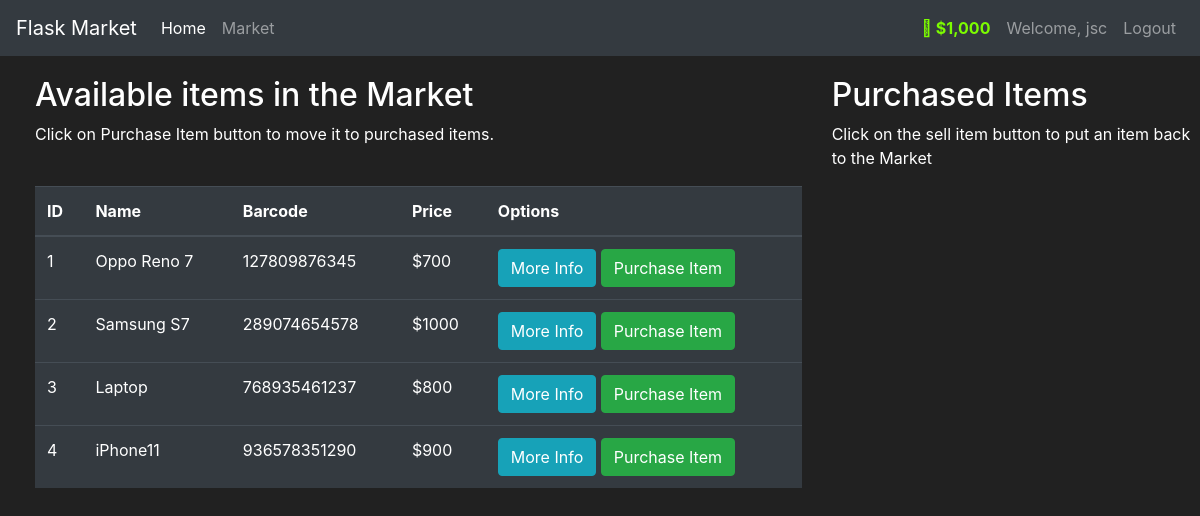
The app's page /market (signed in) with its own data.
### market/models.py (models this page shows, shortened)
class User(db.Model, UserMixin):
    id = db.Column(db.Integer(), primary_key=True)
    username = db.Column(db.String(length=30), nullable=False, unique=True)
    email_address = db.Column(db.String(length=30), nullable=False, unique=True)
    password_hash = db.Column(db.String(length=60), nullable=False)
    budget = db.Column(db.Integer(), nullable=False, default=1000)
    items = db.relationship('Item', backref="owned_user", lazy=True)
    @property
    def prettier_budget(self):
        if len(str(self.budget)) >= 4:
            return f"${str(self.budget)[:-3]},{str(self.budget)[-3:]}"
        else:
            return f"${self.budget}"
    @property
    def password(self):
        return self.password

class Item(db.Model):
    id = db.Column(db.Integer(), primary_key=True)
    name = db.Column(db.String(length=30), nullable=False, unique=True)
    price = db.Column(db.Integer(), nullable=False)
    barcode = db.Column(db.String(length=12), nullable=False, unique=True)
    description = db.Column(db.String(length=1024), nullable=False, unique=True)
    owner = db.Column(db.Integer(), db.ForeignKey('user.id'))

### market/routes.py (the view, shortened to what this page needs)
@app.route("/market", methods=['GET', 'POST'])
@login_required
def market_page():
    purchase_form = PurchaseItemForm()
    selling_form = SellItemForm()
    if request.method == "GET":
        items = Item.query.filter_by(owner=None)
        owned_items = Item.query.filter_by(owner=current_user.id)
        return render_template('market.html', items=items, purchase_form=purchase_form, owned_items=owned_items, selling_form=selling_form)

### market/models.py (called while the page is built)
@login_manager.user_loader
def load_user(user_id):
    return User.query.get(int(user_id))

### market/templates/market.html (shortened to what this page needs)
{% extends "base.html" %}
{% block content %}
    <div class="row" style="margin-top: 20px; margin-left: 20px;">
        <div class="col-8">
            <h2>Available items in the Market</h2>
            <p>Click on Purchase Item button to move it to purchased items.</p>
            <br>
            <table class="table table-hover table-dark">
        <thead>
        <tr>
            <th scope="col">ID</th>
            <th scope="col">Name</th>
            <th scope="col">Barcode</th>
            <th scope="col">Price</th>
            <th scope="col">Options</th>
        </tr>
        </thead>
        <tbody>
            {% for item in items %}
                <tr>
                    <td>{{ item.id }}</td>
                    <td>{{ item.name }}</td>
                    <td>{{ item.barcode }}</td>
                    <td>${{ item.price }}</td>
                    <td>
                        <button class="btn btn-outline btn-info" data-toggle="modal" data-target="#Modal-MoreInfo-{{ item.id }}">More Info</button>
                        <button class="btn btn-outline btn-success" data-toggle="modal" data-target="#Modal-PurchaseConfirm-{{ item.id }}">Purchase Item</button>
                    </td>
                </tr>
            {% endfor %}
        </tbody>
    </table>
        </div>
        <div class="col-4">
            <h2>Purchased Items</h2>
            <p>Click on the sell item button to put an item back to the Market</p>
            <br>
        </div>
    </div>
{% endblock %}

### market/templates/base.html (shortened to what this page needs)
<!doctype html>
<html lang="en">
   <head>
      <link rel="stylesheet" href="https://cdn.jsdelivr.net/npm/bootstrap@4.5.3/dist/css/bootstrap.min.css">
   </head>
   <body>
      <nav class="navbar navbar-expand-md navbar-dark bg-dark">
      <a class="navbar-brand" href="#">Flask Market</a>
      <div class="collapse navbar-collapse" id="navbarNav">
        <ul class="navbar-nav mr-auto">
            <li class="nav-item active">
                <a class="nav-link" href="{{ url_for('home_page') }}">Home <span class="sr-only">(current)</span></a>
            </li>
            <li class="nav-item">
                <a class="nav-link" href="{{ url_for('market_page') }}">Market</a>
            </li>
        </ul>
          {% if current_user.is_authenticated %}
            <ul class="navbar-nav">
                <li class="nav-item">
                    <a class="nav-link" style="color: lawngreen; font-weight: bold;">
                        &#xf51e;
                        {{ current_user.prettier_budget }}
                    </a>
                </li>
                <li class="nav-item">
                    <a class="nav-link">Welcome, {{ current_user.username }}</a>
                </li>
                <li class="nav-item">
                    <a class="nav-link" href="{{ url_for('logout_page') }}">Logout</a>
                </li>
            </ul>
          {% endif %}
      </div>
    </nav>
        {% block content %}
        {% endblock %}
   </body>
</html>

### market/templates/base.html (style rules this page uses)
body { background-color: #212121; color: white }

### records on screen
User: prettier_budget "$1,000", username "jsc"
Item: id "1", name "Oppo Reno 7", barcode "127809876345", price "700"
Item: id "2", name "Samsung S7", barcode "289074654578", price "1000"
Item: id "3", name "Laptop", barcode "768935461237", price "800"
Item: id "4", name "iPhone11", barcode "936578351290", price "900"
